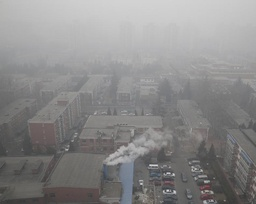
//> input picture CVproject/img/5.jpeg, 256 x 204 px, shrunk from 786 x 627 before the run
$ ./haze_remove2   (built with g++ and OpenCV 4)
//> lines starting //> are read from the running program, lines starting //| are printed output that depends on the picture
#include <iostream>
#include <stdlib.h>
#include <time.h>
#include <cmath>
#include <algorithm>
#include <opencv2\opencv.hpp>

using namespace cv;
using namespace std;

typedef struct Pixel
{
    int x, y;
    int data;
}Pixel;

bool structCmp(const Pixel& a, const Pixel& b)
{
    return a.data > b.data;//descending降序
}

Mat minFilter(Mat srcImage, int kernelSize);
void makeDepth32f(Mat& source, Mat& output);
void guidedFilter(Mat& source, Mat& guided_image, Mat& output, int radius, float epsilon);
Mat getTransmission_dark(Mat& srcimg, Mat& darkimg, int* array, int windowsize);
Mat recover(Mat& srcimg, Mat& t, float* array, int windowsize);

int main()
{
    string loc = "./img/5.jpeg";
    clock_t start, finish;
    double duration;

    cout << "A defog program" << endl
        << "----------------" << endl;

    Mat image = imread(loc);
//> image is the input picture: 204 rows x 256 cols, CV_8UC3; mean B, G, R 137.1, 137.3, 138
    Mat resizedImage = image;
    int originRows = image.rows;
//> originRows = 204
    int originCols = image.cols;
//> originCols = 256

    int rows = resizedImage.rows;
//> rows = 204
    int cols = resizedImage.cols;
//> cols = 256
    Mat convertImage;
    resizedImage.convertTo(convertImage, CV_32FC3, 1 / 255.0, 0);
    //int kernelSize = 15 ? max((rows * 0.01), (cols * 0.01)) : 15 < max((rows * 0.01), (cols * 0.01));
    int kernelSize = 7;
    int parse = kernelSize / 2;
    Mat darkChannel(rows, cols, CV_8UC1);
    Mat normalDark(rows, cols, CV_32FC1);
    int nr = rows;
//> nr = 204
    int nl = cols;
//> nl = 256
    float b, g, r;
    start = clock();
    cout << "generating dark channel image." << endl;
    if (resizedImage.isContinuous())
    {
        nl = nr * nl;
//> nl = 52224
        nr = 1;
    }
    for (int i = 0; i < nr; i++)
    {
        float min;
        const uchar* inData = resizedImage.ptr<uchar>(i);
        uchar* outData = darkChannel.ptr<uchar>(i);
        for (int j = 0; j < nl; j++)
        {
            b = *inData++;
            g = *inData++;
            r = *inData++;
            min = b > g ? g : b;
            min = min > r ? r : min;
            *outData++ = min;
        }
    }
//> this loop made 1 pass
//> (b, g, r, min) on pass 1: (72, 74, 74, 72)
//> after the loop, b = 72; g = 74; r = 74
    darkChannel = minFilter(darkChannel, kernelSize);
//> after the loop in minFilter, `for (unsigned int r = 0; r < srcImage.rows; r++)`:
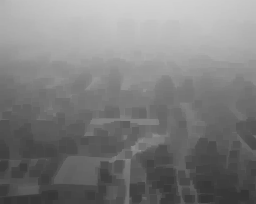
//> ret: 204 rows x 256 cols, CV_8UC1; min 53, max 209, mean 126.1
    imshow("darkChannel", darkChannel);
    imwrite("./img/darkChannel.png", darkChannel);
    cout << "dark channel generated." << endl;

    //estimate Airlight
    //开一个结构体数组存暗通道，再sort，取最大0.1%，利用结构体内存储的原始坐标在原图中取点
    cout << "estimating airlight." << endl;
    rows = darkChannel.rows, cols = darkChannel.cols;
    int pixelTot = rows * cols * 0.001;
//> pixelTot = 52
    int* A = new int[3];
    Pixel* toppixels, * allpixels;
    toppixels = new Pixel[pixelTot];
    allpixels = new Pixel[rows * cols];


    for (unsigned int r = 0; r < rows; r++)
    {
        const uchar* data = darkChannel.ptr<uchar>(r);
        for (unsigned int c = 0; c < cols; c++)
        {
            allpixels[r * cols + c].data = *data;
            allpixels[r * cols + c].x = r;
            allpixels[r * cols + c].y = c;
        }
    }
    std::sort(allpixels, allpixels + rows * cols, structCmp);

    memcpy(toppixels, allpixels, pixelTot * sizeof(Pixel));

    float A_r, A_g, A_b, avg, maximum = 0;
    int idx, idy, max_x, max_y;
    for (int i = 0; i < pixelTot; i++)
    {
        idx = allpixels[i].x; idy = allpixels[i].y;
        const uchar* data = resizedImage.ptr<uchar>(idx);
        data += 3 * idy;
        A_b = *data++;
        A_g = *data++;
        A_r = *data++;
        //cout << A_r << " " << A_g << " " << A_b << endl;
        avg = (A_r + A_g + A_b) / 3.0;
        if (maximum < avg)
        {
            maximum = avg;
            max_x = idx;
            max_y = idy;
        }
    }
//> this loop made 52 passes
//> (idy, A_b, A_g, A_r, avg, maximum, max_y) on passes 1, 2, 34, 35: (81, 204, 204, 204, 204, 204, 81), (96, 206, 206, 206, 206, 206, 96), (128, 207, 207, 207, 207, 207, 128), (127, 208, 208, 208, 208, 208, 127)
//> (idy, A_b, A_g, A_r, avg) on passes 3 to 8: (95, 206, 206, 206, 206), (94, 205, 205, 205, 205), (93, 205, 205, 205, 205), (92, 205, 205, 205, 205), (91, 205, 205, 205, 205), (90, 205, 205, 205, 205)
//> after the loop, maximum = 208; max_x = 7; max_y = 127

    delete[] toppixels;
    delete[] allpixels;

    for (int i = 0; i < 3; i++)
    {
        A[i] = resizedImage.at<Vec3b>(max_x, max_y)[i];
    }
    cout << "airlight estimated as: " << A[0] << ", " << A[1] << ", " << A[2] << endl;
//| airlight estimated as: 208, 208, 208
    //cout << endl;

    //暗通道归一化操作（除A）
    //(I / A)
    cout << "start normalization of input image I." << endl;
    float tmp_A[3];
    tmp_A[0] = A[0] / 255.0;
//> tmp_A = [0.816, 0, 0]
    tmp_A[1] = A[1] / 255.0;
//> tmp_A = [0.816, 0.816, 0]
    tmp_A[2] = A[2] / 255.0;
//> tmp_A = [0.816, 0.816, 0.816]
    for (int i = 0; i < nr; i++)
    {
        float min = 1.0;
        const float* inData = convertImage.ptr<float>(i);
        float* outData = normalDark.ptr<float>(i);
        for (int j = 0; j < nl; j++)
        {
            b = *inData++ / tmp_A[0];
            g = *inData++ / tmp_A[1];
            r = *inData++ / tmp_A[2];
            min = b > g ? g : b;
            min = min > r ? r : min;
            *outData++ = min;
        }
    }
//> this loop made 1 pass
//> (b, g, r, min) on pass 1: (0.346, 0.356, 0.356, 0.346)
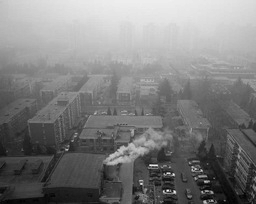
//> normalDark: 204 rows x 256 cols, CV_32FC1; min 0.255, max 1.06, mean 0.655; drawn with min black and max white
//> after the loop, b = 0.346; g = 0.356; r = 0.356
    cout << "normalization finished." << endl << "generating relative dark channel image." << endl;
    //暗通道最小滤波
    normalDark = minFilter(normalDark, kernelSize);
//> call 2 of minFilter, with kernelSize = 7
//> after the loop in minFilter (call 2), `for (unsigned int r = 0; r < srcImage.rows; r++)`:
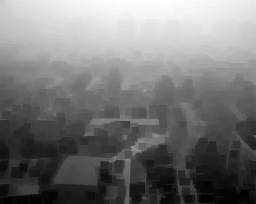
//> ret: 204 rows x 256 cols, CV_32FC1; min 0.255, max 1, mean 0.606; drawn with min black and max white
    cout << "dark channel image generated." << "start estimating transmission and guided image filtering." << endl;
    imshow("normal", normalDark);
    //int kernelSizeTrans = std::max(3, kernelSize);
    //求t与将t进行导向滤波

    Mat trans = getTransmission_dark(convertImage, normalDark, A, 3);
//> in getTransmission_dark, `avg_A = (array[0] + array[1] + array[2]) / (3.0 * 255.0);`: avg_A = 0.816
//> after the loop in getTransmission_dark, `for (int k = 0; k < nr; k++)`:
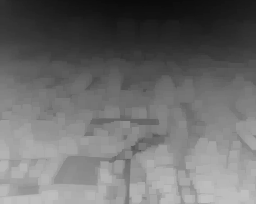
//> transmission: 204 rows x 256 cols, CV_32FC1; min 0.0454, max 0.758, mean 0.424
    cout << "tansmission estimated and guided filtered." << endl;
    //trans.convertTo(trans, CV_8UC3, 255);
    imshow("filtered t", trans);
    imwrite("./img/filteredImage.png", trans);
    cout << "start recovering." << endl;
    Mat finalImage = recover(convertImage, trans, tmp_A, kernelSize);
    cout << "recovering finished." << endl;
    imshow("final", finalImage);
    finish = clock();
    duration = (double)(finish - start);
    cout << "defog used " << duration << "ms time;" << endl;
    waitKey(0);

    finalImage.convertTo(finalImage, CV_8UC3, 255);
    imshow("finalImage", finalImage);
    imwrite("./img/finalImage.png", finalImage);
    destroyAllWindows();
    image.release();
    resizedImage.release();
    convertImage.release();
    darkChannel.release();
    trans.release();
    finalImage.release();
    return 0;
}

Mat minFilter(Mat srcImage, int kernelSize)
{
    int radius = kernelSize / 2;

    int srcType = srcImage.type();
    int targetType = 0;
    if (srcType % 8 == 0)
    {
        targetType = 0;
    }
    else
    {
        targetType = 5;
    }
    Mat ret(srcImage.rows, srcImage.cols, targetType);
    Mat parseImage;
    copyMakeBorder(srcImage, parseImage, radius, radius, radius, radius, BORDER_REPLICATE);
    for (unsigned int r = 0; r < srcImage.rows; r++)
    {
        float* fOutData = ret.ptr<float>(r);
        uchar* uOutData = ret.ptr<uchar>(r);
        for (unsigned int c = 0; c < srcImage.cols; c++)
        {
            Rect ROI(c, r, kernelSize, kernelSize);
            Mat imageROI = parseImage(ROI);
            double minValue = 0, maxValue = 0;
            Point minPt, maxPt;
            minMaxLoc(imageROI, &minValue, &maxValue, &minPt, &maxPt);
            if (!targetType)
            {
                *uOutData++ = (uchar)minValue;
                continue;
            }
            *fOutData++ = minValue;
        }
    }
    return ret;
}

void makeDepth32f(Mat& source, Mat& output)
{
    if ((source.depth() != CV_32F) > FLT_EPSILON)
        source.convertTo(output, CV_32F);
    else
        output = source;
}

void guidedFilter(Mat& source, Mat& guided_image, Mat& output, int radius, float epsilon)
{
//> called with radius = 18, epsilon = 0.001
    CV_Assert(radius >= 2 && epsilon > 0);
    CV_Assert(source.data != NULL && source.channels() == 1);
    CV_Assert(guided_image.channels() == 1);
    CV_Assert(source.rows == guided_image.rows && source.cols == guided_image.cols);

    Mat guided;
    if (guided_image.data == source.data)
    {
        //make a copy
        guided_image.copyTo(guided);
    }
    else
    {
        guided = guided_image;
    }

    //将输入扩展为32位浮点型，以便以后做乘法
    Mat source_32f, guided_32f;
    makeDepth32f(source, source_32f);
    makeDepth32f(guided, guided_32f);

    //计算I*p和I*I
    Mat mat_Ip, mat_I2;
    multiply(guided_32f, source_32f, mat_Ip);
    multiply(guided_32f, guided_32f, mat_I2);

    //计算各种均值
    Mat mean_p, mean_I, mean_Ip, mean_I2;
    Size win_size(2 * radius + 1, 2 * radius + 1);
    boxFilter(source_32f, mean_p, CV_32F, win_size);
    boxFilter(guided_32f, mean_I, CV_32F, win_size);
    boxFilter(mat_Ip, mean_Ip, CV_32F, win_size);
    boxFilter(mat_I2, mean_I2, CV_32F, win_size);

    //计算Ip的协方差和I的方差
    Mat cov_Ip = mean_Ip - mean_I.mul(mean_p);
    Mat var_I = mean_I2 - mean_I.mul(mean_I);
    var_I += epsilon;

    //求a和b
    Mat a, b;
    divide(cov_Ip, var_I, a);
    b = mean_p - a.mul(mean_I);

    //对包含像素i的所有a、b做平均
    Mat mean_a, mean_b;
    boxFilter(a, mean_a, CV_32F, win_size);
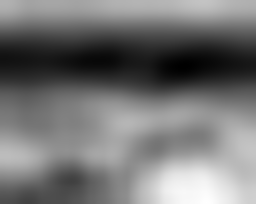
//> mean_a: 204 rows x 256 cols, CV_32FC1; min -0.84, max -0.0632, mean -0.484; drawn with min black and max white
    boxFilter(b, mean_b, CV_32F, win_size);
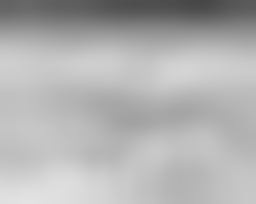
//> mean_b: 204 rows x 256 cols, CV_32FC1; min 0.28, max 0.891, mean 0.695

    //计算输出 (depth == CV_32F)
    output = mean_a.mul(guided_32f) + mean_b;
}

Mat getTransmission_dark(Mat& srcimg, Mat& darkimg, int* array, int windowsize)
{
    //t = 1 - omega * minfilt(I / A);
    float avg_A;
    //convertImage是一个CV_32FC3的图
    if (srcimg.type() % 8 == 0) {
        avg_A = (array[0] + array[1] + array[2]) / 3.0;
    }
    else {
        avg_A = (array[0] + array[1] + array[2]) / (3.0 * 255.0);
    }
    float w = 0.95;
    int radius = windowsize / 2;
    int nr = srcimg.rows, nl = srcimg.cols;
    Mat transmission(nr, nl, CV_32FC1);

    for (int k = 0; k < nr; k++)
    {
        const float* inData = darkimg.ptr<float>(k);
        float* outData = transmission.ptr<float>(k);
        float pix[3] = { 0 };
        for (int l = 0; l < nl; l++)
        {
            *outData++ = 1.0 - w * *inData++;
        }
    }
    imshow("t", transmission);

    Mat trans(nr, nl, CV_32FC1);
    Mat graymat(nr, nl, CV_8UC1);
    Mat graymat_32F(nr, nl, CV_32FC1);
    cout << "wz:" << 6 * windowsize;
    if (srcimg.type() % 8 != 0)
    {
        cvtColor(srcimg, graymat_32F, COLOR_BGR2GRAY);

        guidedFilter(transmission, graymat_32F, trans, 6 * windowsize, 0.001);
    }
    else
    {
        cvtColor(srcimg, graymat, COLOR_BGR2GRAY);

        for (int i = 0; i < nr; i++)
        {
            const uchar* inData = graymat.ptr<uchar>(i);
            float* outData = graymat_32F.ptr<float>(i);
            for (int j = 0; j < nl; j++)
                *outData++ = *inData++ / 255.0;
        }
        guidedFilter(transmission, graymat_32F, trans, 6 * windowsize, 0.001);
    }
    return trans;
}

Mat recover(Mat& srcimg, Mat& t, float* array, int windowsize)
{
//> called with windowsize = 7
    //J(x) = (I(x) - A) / max(t(x), t0) + A;
    int radius = windowsize / 2;
    int nr = srcimg.rows, nl = srcimg.cols;
//> nr = 204; nl = 256
    float tnow = t.at<float>(0, 0);
//> tnow = 0.174
    float t0 = 0.1;
    Mat finalimg = Mat::zeros(nr, nl, CV_32FC3);
    float val = 0;

    //Be aware that transmission is a grey image
    //srcImg is a color image
    //finalImg is a color image
    //Mat store color image a pixel per 3 position
    //store grey image a pixel per 1 position
    for (unsigned int r = 0; r < nr; r++) {
        const float* transPtr = t.ptr<float>(r);
        const float* srcPtr = srcimg.ptr<float>(r);
        float* outPtr = finalimg.ptr<float>(r);
        for (unsigned int c = 0; c < nl; c++) {
            //transmission image is grey, so only need
            //to move once per calculation, using index
            //c(a.k.a. columns) to move is enough
            tnow = *transPtr++;
            tnow = std::max(tnow, t0);
            for (int i = 0; i < 3; i++) {
                //so to calculate every color channel per pixel
                //move the ptr once after one calculation.
                //after 3 times move, calculation for a pixel is done
                val = (*srcPtr++ - array[i]) / tnow + array[i];
                *outPtr++ = val + 10 / 255.0;
            }
        }
    }
//> this loop made 204 passes
//> (tnow, val) on passes 1 to 3: (0.12, 0.425), (0.12, 0.425), (0.121, 0.425)
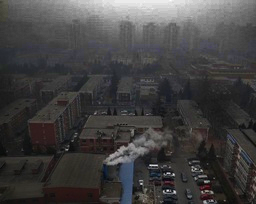
//> finalimg: 204 rows x 256 cols, CV_32FC3; mean B, G, R 0.258, 0.257, 0.262; drawn with min black and max white
//> after the loop, tnow = 0.723; val = 0.0892
    cout << finalimg.size() << endl;
//| [256 x 204]
    return finalimg;
}

$ run again, with CVproject/img/1.jpeg copied over CVproject/img/5.jpeg
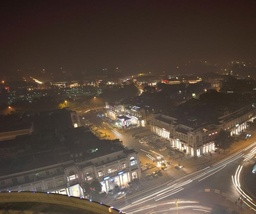
//> input picture CVproject/img/1.jpeg, 256 x 214 px, shrunk from 726 x 607 before the run
//> image is the input picture: 214 rows x 256 cols, CV_8UC3; mean B, G, R 60.6, 71.3, 85.5
//> the loop `for (int i = 0; i < nr; i++)` made 1 pass
//> (b, g, r, min) on pass 1: (60, 76, 99, 60)
//> after the loop `for (int i = 0; i < nr; i++)`: b = 60; g = 76; r = 99
//> the loop `for (int i = 0; i < pixelTot; i++)` made 54 passes
//> (idy, A_b, A_g, A_r, avg, maximum, max_y) on passes 1, 8, 9, 12, 13, 17, 54: (188, 101, 105, 116, 107.3, 107.3, 188), (190, 104, 106, 117, 109, 109, 190), (189, 103, 107, 118, 109.3, 109.3, 189), (186, 104, 110, 121, 111.7, 111.7, 186), (185, 106, 112, 125, 114.3, 114.3, 185), (181, 145, 154, 168, 155.7, 155.7, 181), (168, 170, 183, 197, 183.3, 183.3, 168)
//> after the loop `for (int i = 0; i < pixelTot; i++)`: maximum = 183.3; max_x = 187; max_y = 168
//| airlight estimated as: 170, 183, 197
//> `tmp_A[0] = A[0] / 255.0;`: tmp_A = [0.667, 0, 0]
//> `tmp_A[1] = A[1] / 255.0;`: tmp_A = [0.667, 0.718, 0]
//> `tmp_A[2] = A[2] / 255.0;`: tmp_A = [0.667, 0.718, 0.773]
//> the loop `for (int i = 0; i < nr; i++)` made 1 pass
//> (b, g, r, min) on pass 1: (0.353, 0.415, 0.503, 0.353)
//> after the loop `for (int i = 0; i < nr; i++)`: b = 0.353; g = 0.415; r = 0.503
//> parseImage: 220 rows x 262 cols, CV_32FC1
//> after the loop in minFilter (call 2), `for (unsigned int r = 0; r < srcImage.rows; r++)`:
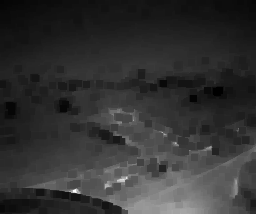
//> ret: 214 rows x 256 cols, CV_32FC1; min 0.0706, max 1.05, mean 0.265; drawn with min black and max white
//> avg_A = 0.719
//> in recover, `float tnow = t.at<float>(0, 0);`: tnow = 0.896
//> the loop in recover, `for (unsigned int r = 0; r < nr; r++)` made 214 passes
//> (tnow, val) on passes 1 to 3: (0.885, 0.0634), (0.884, 0.0713), (0.883, 0.0753)
//> after the loop in recover, `for (unsigned int r = 0; r < nr; r++)`: tnow = 0.712; val = 0.233
//| [256 x 214]
//> `finalImage.convertTo(finalImage, CV_8UC3, 255);`:
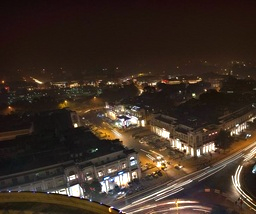
//> finalImage: 214 rows x 256 cols, CV_8UC3; mean B, G, R 37.2, 47.4, 61.8

$ run again, with CVproject/img/3.jpeg copied over CVproject/img/5.jpeg
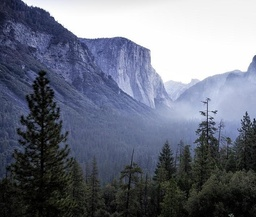
//> input picture CVproject/img/3.jpeg, 256 x 217 px, shrunk from 708 x 600 before the run
//> image is the input picture: 217 rows x 256 cols, CV_8UC3; mean B, G, R 128.8, 114, 108.9
//> the loop `for (int i = 0; i < nr; i++)` made 1 pass
//> (b, g, r, min) on pass 1: (8, 10, 10, 8)
//> after the loop `for (int i = 0; i < nr; i++)`: b = 8; g = 10
//> the loop `for (int i = 0; i < pixelTot; i++)` made 55 passes
//> (idy, A_b, A_g, A_r, avg, maximum, max_y) on passes 1, 2, 22: (81, 136, 98, 86, 106.7, 106.7, 81), (90, 164, 124, 112, 133.3, 133.3, 90), (110, 171, 127, 114, 137.3, 137.3, 110)
//> after the loop `for (int i = 0; i < pixelTot; i++)`: maximum = 137.3; max_x = 103; max_y = 110
//| airlight estimated as: 171, 127, 114
//> `tmp_A[0] = A[0] / 255.0;`: tmp_A = [0.671, 0, 0]
//> `tmp_A[1] = A[1] / 255.0;`: tmp_A = [0.671, 0.498, 0]
//> `tmp_A[2] = A[2] / 255.0;`: tmp_A = [0.671, 0.498, 0.447]
//> the loop `for (int i = 0; i < nr; i++)` made 1 pass
//> (b, g, r, min) on pass 1: (0.0468, 0.0787, 0.0877, 0.0468)
//> after the loop `for (int i = 0; i < nr; i++)`: b = 0.0468; g = 0.0787; r = 0.0877
//> parseImage: 223 rows x 262 cols, CV_32FC1
//> avg_A = 0.539
//> in recover, `float tnow = t.at<float>(0, 0);`: tnow = 0.855
//> the loop in recover, `for (unsigned int r = 0; r < nr; r++)` made 217 passes
//> (tnow, val) on passes 1 to 3: (0.1, 5.43), (0.1, 5.43), (0.1, 5.43)
//> after the loop in recover, `for (unsigned int r = 0; r < nr; r++)`:
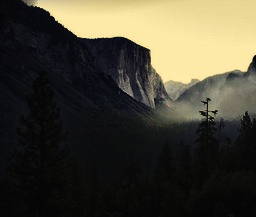
//> finalimg: 217 rows x 256 cols, CV_32FC3; mean B, G, R 1.21, 1.53, 1.62; drawn with min black and max white
//> after the loop in recover, `for (unsigned int r = 0; r < nr; r++)`: tnow = 0.997; val = 0.0378
//| [256 x 217]
//> `finalImage.convertTo(finalImage, CV_8UC3, 255);`:
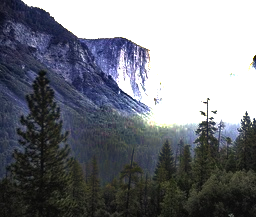
//> finalImage: 217 rows x 256 cols, CV_8UC3; mean B, G, R 128.8, 121.3, 118.5

$ run again, with CVproject/img/4.jpeg copied over CVproject/img/5.jpeg
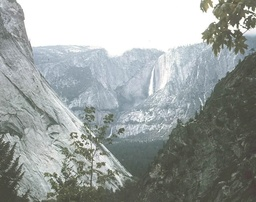
//> input picture CVproject/img/4.jpeg, 256 x 202 px, shrunk from 917 x 723 before the run
//> image is the input picture: 202 rows x 256 cols, CV_8UC3; mean B, G, R 159.6, 161.5, 156
//> the loop `for (int i = 0; i < nr; i++)` made 1 pass
//> (b, g, r, min) on pass 1: (69, 77, 76, 69)
//> after the loop `for (int i = 0; i < nr; i++)`: b = 69; g = 77; r = 76
//> the loop `for (int i = 0; i < pixelTot; i++)` made 51 passes
//> (idy, A_b, A_g, A_r, avg, maximum, max_y) on passes 1, 8, 9, 18, 34, 35, 36: (89, 183, 172, 158, 171, 171, 89), (87, 188, 177, 163, 176, 176, 87), (88, 194, 183, 169, 182, 182, 88), (97, 201, 189, 177, 189, 189, 97), (113, 210, 198, 186, 198, 198, 113), (128, 210, 201, 188, 199.7, 199.7, 128), (127, 219, 210, 197, 208.7, 208.7, 127)
//> after the loop `for (int i = 0; i < pixelTot; i++)`: maximum = 208.7; max_x = 78; max_y = 127
//| airlight estimated as: 219, 210, 197
//> `tmp_A[0] = A[0] / 255.0;`: tmp_A = [0.859, 0, 0]
//> `tmp_A[1] = A[1] / 255.0;`: tmp_A = [0.859, 0.824, 0]
//> `tmp_A[2] = A[2] / 255.0;`: tmp_A = [0.859, 0.824, 0.773]
//> the loop `for (int i = 0; i < nr; i++)` made 1 pass
//> (b, g, r, min) on pass 1: (0.315, 0.367, 0.386, 0.315)
//> after the loop `for (int i = 0; i < nr; i++)`: b = 0.315; g = 0.367; r = 0.386
//> parseImage: 208 rows x 262 cols, CV_32FC1
//> avg_A = 0.818
//> in recover, `float tnow = t.at<float>(0, 0);`: tnow = 0.369
//> the loop in recover, `for (unsigned int r = 0; r < nr; r++)` made 202 passes
//> (tnow, val) on passes 1 to 3: (0.692, 0.228), (0.692, 0.24), (0.692, 0.228)
//> after the loop in recover, `for (unsigned int r = 0; r < nr; r++)`: tnow = 0.744; val = 0.135
//| [256 x 202]
//> `finalImage.convertTo(finalImage, CV_8UC3, 255);`:
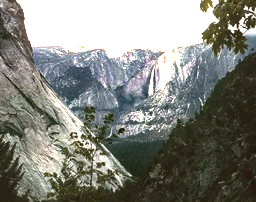
//> finalImage: 202 rows x 256 cols, CV_8UC3; mean B, G, R 125.7, 133.2, 131.5
